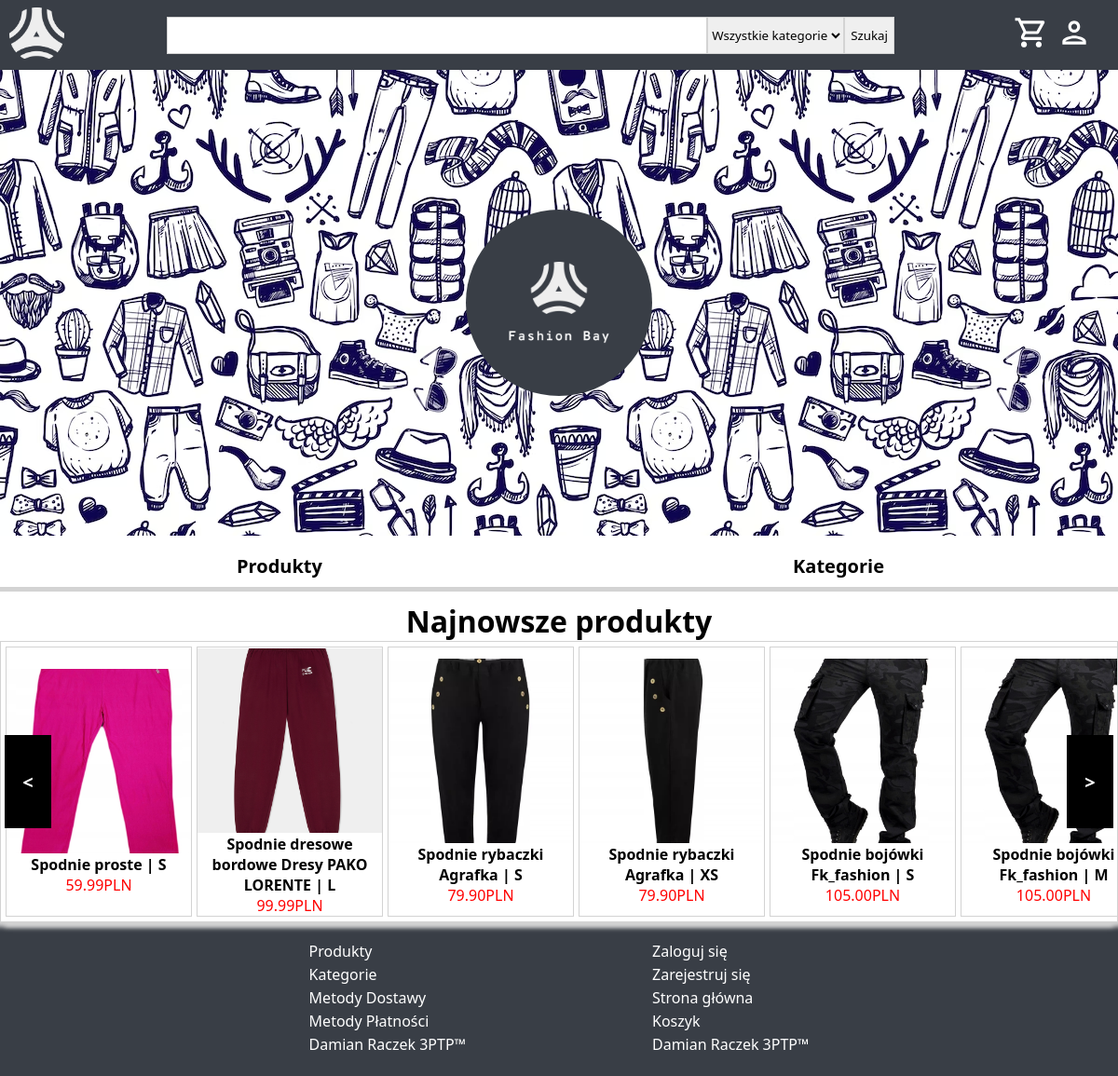
The page / on the database its author committed.
### tables this page shows
CREATE TABLE `products` (
  `id` bigint(20) NOT NULL,
  `name` varchar(255) NOT NULL,
  `category_id` bigint(20) NOT NULL,
  `image_path_1` varchar(255) NOT NULL,
  `image_path_2` varchar(255) DEFAULT NULL,
  `image_path_3` varchar(255) DEFAULT NULL,
  `description` text NOT NULL,
  `price` decimal(10,2) NOT NULL,
  `quantity` bigint(20) NOT NULL,
  `size` varchar(50) NOT NULL,
  `colour` varchar(50) NOT NULL,
  `gender` tinyint(3) UNSIGNED NOT NULL,
  `view_count` bigint(20) NOT NULL,
  `last_modified_date` datetime NOT NULL,
  `user_id_last_modified` bigint(20) NOT NULL,
  `created_date` datetime NOT NULL,
  `user_id_created` bigint(20) NOT NULL,
  `status` tinyint(3) UNSIGNED NOT NULL
);

### MVC/controllers/Controller.php (called while the page is built, shortened)
<?php
class Controller{
    public function loadView($name, $data, $return){
        include($name.".php");
        if($return===true){
           return ob_get_clean();
        }
    }
}

### MVC/models/databaseModels/ProductModel.php (called while the page is built, shortened)
<?php
class ProductModel{
    public function getNewest(){
        $dbh = include("MVC/models/databaseModels/Database.php");
        $query = "SELECT id, name, image_path_1, price FROM products WHERE status = ? ORDER BY created_date DESC LIMIT 20";
        $stmt = $dbh->prepare($query);
        $stmt->execute([StatusEnum::ACTIVE]);
        return $stmt->fetchAll();
    }
}

### MVC/views/home/index.php (the view, shortened to what this page needs)
<!DOCTYPE html>
<html lang="en">
<head>
    <?php
        echo $data['styles'];
    ?>
    <link rel="stylesheet" href="/dRaczekProjekt/css/home.css">
</head>
<body>
    <?php
        echo $data['header'];
    ?>
    <main>
        <div class="banner">
            <img src="/dRaczekProjekt/img/logo/padding-logo.png">
        </div>
        <div class="oferta">
            <div class="item"><a href="/dRaczekProjekt/products">Produkty</a></div>
            <div class="item"><a href="/dRaczekProjekt/categories">Kategorie</a></div>
        </div>
        <h1 class="header">Najnowsze produkty</h1>
        <div class="newest">
            <div class="slide">
                <?php foreach($data['newest'] as $product): ?>
                    <a class="item" href="/dRaczekProjekt/products/<?php echo $product['id']; ?>">
                        <img src="/dRaczekProjekt/<?php echo $product['image_path_1'] ?>">
                        <span class="name"><?php echo $product['name']; ?></span>
                        <span class="price"><?php echo $product['price']; ?>PLN</span>
                    </a>
                <?php endforeach; ?>
            </div>
            <div class="move right">></div>
            <div class="move left"><</div>
        </div>
    </main>
    <?php
        echo $data['footer'];
    ?>
</body>
</html>

### router/Router.php (shortened to what this page needs)
<?php
class Router {
    function routeRequest($requestUri, $routes) {
        $requestUri=urldecode($requestUri);
        foreach ($routes as $route => $params) {
            $pattern = str_replace(':id', '(\d+)', $route);
            $pattern = str_replace(":token", '([A-Za-z\d]+)', $pattern);
            $pattern = str_replace(":pageableUsers", '\?((page=(\d)+)(&size=(\d)+)((&email=([A-Za-z\d])+)*)((&firstName=([\p{L}\p{N}\s])+)*)((&lastName=([\p{L}\p{N}\s])+)*)((&status=(\d)+)*)((&createdDate=([\d-])+)*)((&id=(\d)+)*)((&orderBy=([A-Za-z_])+)*)((&order=([A-Za-z])+)*))', $pattern);
            $pattern = str_replace(":pageableProductsUser", '(\?page=(\d)+&size=(\d)+((&text=([\p{L}\p{N}\s]*))*)((&categoryId=(\d)+)*)((&gender=(\d)+)*)((&price_from=(\d)+)*)((&price_to=(\d)+)*)((&productSize=(\d)+)*)((&colour=(\d)+)*)((&orderBy=([\p{L}\p{N}_])+)*)((&order=([\p{L}])+)*))', $pattern);
            $pattern = str_replace(":pageableCategories", '\?((page=(\d)+)(&size=(\d)+)((&name=([\p{L}\p{N}\s])+)*)((&status=(\d)+)*)((&createdDate=([\d-])+)*)((&id=(\d)+)*)((&orderBy=([A-Za-z_])+)*)((&order=([A-Za-z])+)*))', $pattern);
            $pattern = str_replace(":pageableProducts", '\?((page=(\d)+)(&size=(\d)+)((&name=([\p{L}\p{N}\s])+)*)((&categoryId=(\d)+)*)((&description=([\p{L}\p{N}\s.,:;"\'() \n-])+)*)((&priceFrom=(\d+(?:\.\d+)?))*)((&priceTo=(\d+(?:\.\d+)?))*)((&quantityFrom=(\d)+)*)((&quantityTo=(\d)+)*)((&productSize=(\d)+)*)((&colour=(\d)+)*)((&gender=(\d)+)*)((&viewCountFrom=(\d)+)*)((&viewCountTo=(\d)+)*)((&status=(\d)+)*)((&createdDate=([\d-])+)*)((&id=(\d)+)*)((&orderBy=([A-Za-z_])+)*)((&order=([A-Za-z])+)*))', $pattern);
            $pattern = str_replace(":pageableOrders", '\?((page=(\d)+)(&size=(\d)+)((&first_name=([\p{L}\p{N}\s])+)*)((&last_name=([\p{L}\p{N}\s])+)*)((&street=([\p{L}\p{N}\s])+)*)((&postal_code=([-\d])+)*)((&postal_city=([\p{L}\p{N}\s])+)*)((&country=([\p{L}\p{N}\s])+)*)((&nip=([\d])+)*)((&company_name=([\p{L}\p{N}\s])+)*)((&delivery_id=(\d)+)*)((&payment_method_id=(\d)+)*)((&payment_status=(\d)+)*)((&order_status=(\d)+)*)((&status=(\d)+)*)((&createdDate=([\d-])+)*)((&id=(\d)+)*)((&orderBy=([A-Za-z_])+)*)((&order=([A-Za-z])+)*))', $pattern);
            if (preg_match('#^'.$pattern.'$#u', $requestUri, $matches)) {
                $controller = new $params['controller']();
                $action = $params['action'];
                $params = array_slice($matches, 1);
                call_user_func_array(array($controller, $action), $params);
                return true;
            }
        }
        return false;
    }
  }

### css/header.css (style rules this page uses)
:root { --header-height:75px; --header-color:#393e46; --header-details-color:#5c6470; }

### css/basicLayout.css (style rules this page uses)
* { margin: 0; box-sizing: border-box; font-family: 'Segoe UI', Tahoma, Geneva, Verdana, sans-serif; }
body { min-height: 100vh; display: flex; flex-direction: column; max-width: 200px; min-width: 100%; }
main { flex:1; margin-top:var(--header-height); }

### css/home.css (style rules this page uses)
main .banner { width: 100%; min-height: 500px; background-image: url("/dRaczekProjekt/img/bg.png"); display: flex; justify-content: center; align-items: center; }
main .banner img { max-width: 200px; height: auto; border-radius: 50%; }
main .oferta { display: grid; grid-template-columns: 1fr 1fr; margin: 10px 0; }
main .oferta a { color: black; text-decoration: none; min-height: 50px; display: flex; justify-content: center; align-items: center; font-size: 20px; font-weight: 600; transition: 0.3s; border-bottom: 5px solid lightgray;; }
main .newest .slide { display: flex; flex-wrap: nowrap; overflow-x: auto; border: 1px solid lightgray; box-shadow: lightgray 5px 5px 5px,lightgray -5px 5px 5px ; padding: 5px; gap: 5px; position: relative; }
main .newest { position: relative; }
main .newest .item { display: flex; flex-direction: column; justify-content: center; align-items: center; text-align: center; width: 200px; border: 1px solid lightgray; text-decoration: none; color: black; }
main .newest .item img { width: 200px; height: 200px; object-fit: cover; aspect-ratio: 1/1; padding: 1px; }
main .newest .item .price { color: red; }
main .newest .item .name { font-weight: 600; }
main .newest .move { position: absolute; width: 50px; height: 100px; background-color: black; color: white; display: flex; justify-content: center; align-items: center; transform: translate(0,-50%); cursor: pointer; font-size: 20px; font-weight: 600; }
main .newest .left { top: 50%; left: 5px; }
main .newest .right { top: 50%; right: 5px; }
main .header { text-align: center; }

### rows shown on the page
products: image_path_1 (picture), name "Spodnie proste | S", price "59.99"
products: image_path_1 (picture), name "Spodnie dresowe bordowe Dresy PAKO LORENTE | L", price "99.99"
products: image_path_1 (picture), name "Spodnie rybaczki Agrafka | S", price "79.90"
products: image_path_1 (picture), name "Spodnie rybaczki Agrafka | XS", price "79.90"
products: image_path_1 (picture), name "Spodnie bojówki Fk_fashion | S", price "105.00"
products: image_path_1 (picture), name "Spodnie bojówki Fk_fashion | M", price "105.00"
